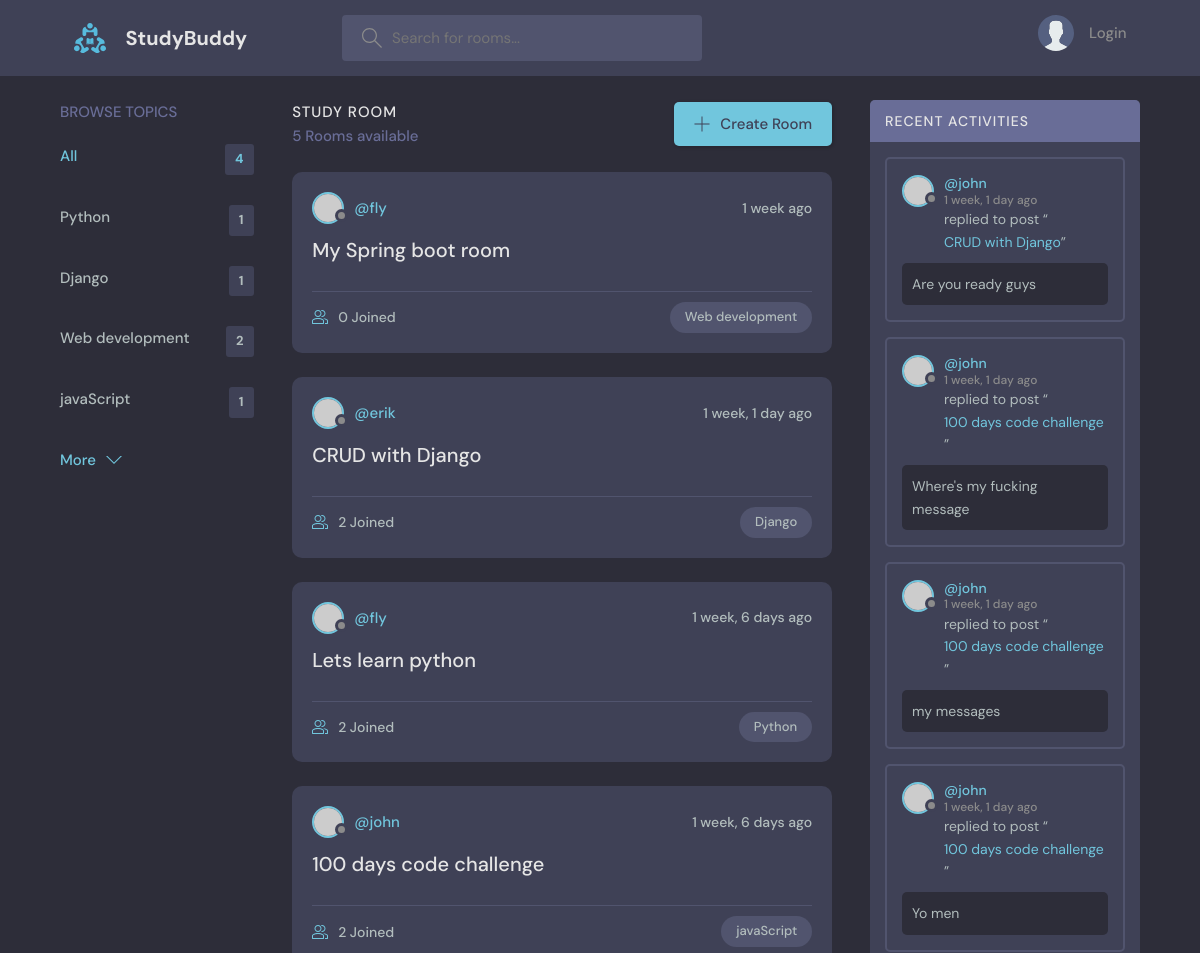
The app's page / (upper part), older data.
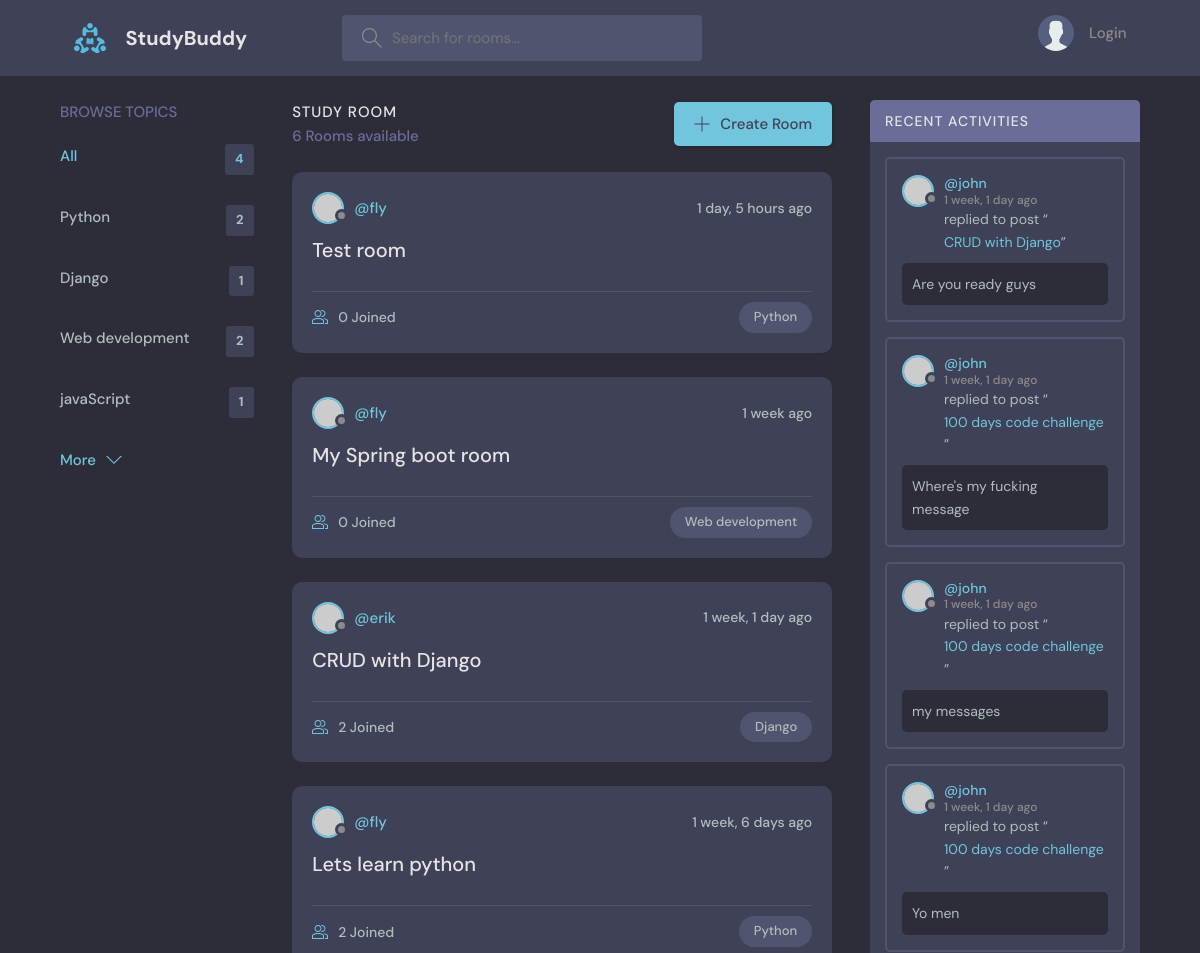
The same page, newer data.
### base/models.py (models this page shows, shortened)
class Topic(models.Model):
    name = models.CharField(max_length=200)
    updated = models.DateTimeField(auto_now=True)
    created = models.DateTimeField(auto_now_add=True)

class Room(models.Model):
    name = models.CharField(max_length=200)
    description = models.TextField(null=True, blank=True)
    host = models.ForeignKey(User, on_delete=models.SET_NULL, null=True)
    topic = models.ForeignKey(Topic, on_delete=models.SET_NULL, null=True)
    participants = models.ManyToManyField(User, related_name="participants")
    updated = models.DateTimeField(auto_now=True)
    created = models.DateTimeField(auto_now_add=True)
    class Meta:
        ordering = ['-updated', '-created']
    def __str__(self) -> str:
        return str(self.name)

class Message(models.Model):
    user = models.ForeignKey(User, on_delete=models.CASCADE)
    room = models.ForeignKey(Room, on_delete=models.CASCADE)
    body = models.TextField()
    updated = models.DateTimeField(auto_now=True)
    created = models.DateTimeField(auto_now_add=True)
    class Meta:
        ordering = ['-created', '-updated']

### base/views.py (the view)
# urls.py: path("", views.home, name="home"),
def home(request):
    q = request.GET.get("q") if request.GET.get("q") else ""
    rooms = Room.objects.filter(
        Q(topic__name__icontains=q) | Q(name__icontains=q) | Q(description__icontains=q)
    )
    topics = Topic.objects.all()
    room_messages = Message.objects.filter(Q(room__topic__name__icontains=q))
    context = {"rooms": rooms, "topics": topics, "rooms_messages": room_messages}
    return render(request, "base/home.html", context)

### base/templates/base/home.html (shortened to what this page needs)
{% extends 'main.html' %}
{% block content %}
    <main class="layout layout--3">
        <div class="container">
           {% include 'base/topics_component.html' %}
            <div class="roomList">
                <div class="roomList__header">
                    <div>
                        <h2>Study Room</h2>
                        <p>{{ rooms.count }} Rooms available</p>
                    </div>
                    <a class="btn btn--main" href="{% url 'room-create' %}">
                        <svg version="1.1" xmlns="http://www.w3.org/2000/svg" width="32" height="32"
                             viewBox="0 0 32 32">
                            <title>add</title>
                            <path
                                    d="M16.943 0.943h-1.885v14.115h-14.115v1.885h14.115v14.115h1.885v-14.115h14.115v-1.885h-14.115v-14.115z"
                            ></path>
                        </svg>
                        Create Room
                    </a>
                </div>
                {% include 'base/feed_component.html' %}
            </div>
            {% include 'base/activity_component.html' %}
        </div>
    </main>
{% endblock %}

### base/templates/base/topics_component.html
<div class="topics">
    <div class="topics__header">
        <h2>Browse Topics</h2>
    </div>
    <ul class="topics__list">
        <li>
            <a href="{% url 'home' %}" class="active">All <span>{{ topics.count }}</span></a>
        </li>
        {% for topic in topics %}
            <li>
                <a href="{% url 'home' %}?q={{ topic.name }}">{{ topic.name }}
                    <span>{{ topic.room_set.all.count }}</span></a>
            </li>
        {% endfor %}
    </ul>
    <a class="btn btn--link" href="../../../theme/topics.html">
        More
        <svg version="1.1" xmlns="http://www.w3.org/2000/svg" width="32" height="32" viewBox="0 0 32 32">
            <title>chevron-down</title>
            <path d="M16 21l-13-13h-3l16 16 16-16h-3l-13 13z"></path>
        </svg>
    </a>
</div>

### base/templates/base/feed_component.html (shortened to what this page needs)
{% for room in rooms %}
    <div class="roomListRoom">
        <div class="roomListRoom__header">
            <a href="{% url 'user-profile' room.host.id %}" class="roomListRoom__author">
                <div class="avatar avatar--small">
                    <img src="https://randomuser.me/api/portraits/women/11.jpg"/>
                </div>
                <span>@{{ room.host.username }}</span>
            </a>
            <div class="roomListRoom__actions">
                <span>{{ room.created|timesince }} ago</span>
            </div>
        </div>
        <div class="roomListRoom__content">
            <a href="{% url 'room-detail' room.id %}">{{ room.name }}</a>
        </div>
        <div class="roomListRoom__meta">
            <a href="{% url 'room-detail' room.id %}" class="roomListRoom__joined">
                {{ room.participants.all.count }} Joined
            </a>
            <p class="roomListRoom__topic">{{ room.topic.name }}</p>
        </div>
    </div>
{% endfor %}

### base/templates/base/activity_component.html (shortened to what this page needs)
<div class="activities">
    <div class="activities__header">
        <h2>Recent Activities</h2>
    </div>
    {% for message in rooms_messages %}
        <div class="activities__box">
            <div class="activities__boxHeader roomListRoom__header">
                <a href="{% url 'user-profile' message.user.id %}" class="roomListRoom__author">
                    <div class="avatar avatar--small">
                        <img src="https://randomuser.me/api/portraits/women/11.jpg"/>
                    </div>
                    <p>
                        @{{ message.user }}
                        <span>{{ message.created|timesince }} ago</span>
                    </p>
                </a>
            </div>
            <div class="activities__boxContent">
                <p>replied to post “<a href="{% url 'room-detail' message.room.id %}">{{ message.room }}</a>”
                </p>
                <div class="activities__boxRoomContent">
                    {{ message.body }}
                </div>
            </div>
        </div>
    {% endfor %}
</div>

Row changes from the older to the newer data that the page shows:
no longer on this page (row unchanged): Room: host.username "john", created "1 week, 6 days", name "100 days code challenge", participants.all.count "2", topic.name "javaScript"
computed for Topic "Python": room_set.all.count "1" → "2"
added Room: host.username "fly", created "1 day, 5 hours", name "Test room", participants.all.count "0", topic.name "Python"
Text that changed along with them:
{{ rooms.count }}: "5" → "6"
